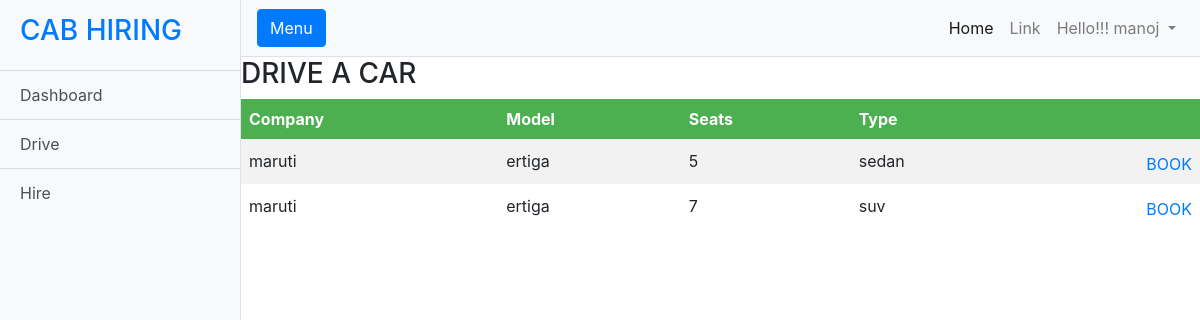
/user/hviewcars (signed in), run on an earlier commit of the app's database.
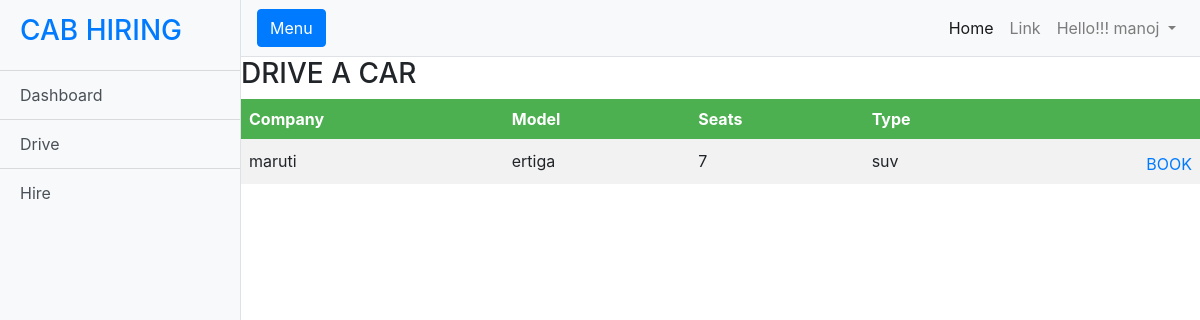
And on a later commit of the database.
### hiring/models.py (models this page shows)
class HiredCar(models.Model):
    HcarRegistration=models.CharField(max_length=10,primary_key=True,default='AP37CJ2900')
    CarCompany=models.CharField(max_length=30,default="maruti")
    CarName=models.CharField(max_length=30)
    CarCapacity=models.IntegerField();
    Cartype=models.CharField(max_length=10)
    CarDescription=models.CharField(max_length=300,default='')
    image=models.URLField(max_length=500, blank=True, default='')
    status=models.IntegerField(default=0)
    Costperkilometer=models.IntegerField(default=0)

### users/views.py (the view)
# urls.py: path('hviewcars',views.hviewcars,name='hviewcars'),
def hviewcars(request):
    phone = request.user.username
    n = userdb.objects.get(mobileno=phone)
    q = HiredCar.objects.filter(status=0,Cartype="sedan")
    w = HiredCar.objects.filter(status=0, Cartype="micro")
    e = HiredCar.objects.filter(status=0, Cartype="hatchback")
    r = HiredCar.objects.filter(status=0, Cartype="suv")
    return render(request, 'hiredrives.html',{'q':q,'w':w,'e':e,'r':r,'n':n} )

### templates/hiredrives.html (shortened to what this page needs)
{% include 'base.html' %}
<h3>DRIVE  A CAR</h3>
</head>
<body>
<table>
  <tr>
    <th>Company</th>
    <th>Model</th>
	<th>Seats</th>
	<th>Type</th>
    <th></th>
  </tr>
  {% for i in q %}
  <tr>
    <td>{{i.CarCompany}}</td>
	<td>{{i.CarName}}</td>
	<td>{{i.CarCapacity}}</td>
	<td>{{i.Cartype}}</td>
	<td><a href="{% url 'hbookcar' i.HcarRegistration%}" style="float: right;margin-top: 5px;">BOOK</a></td>
	</tr>
	{% endfor %}
	{% for i in r %}
  <tr>
    <td>{{i.CarCompany}}</td>
	<td>{{i.CarName}}</td>
	<td>{{i.CarCapacity}}</td>
	<td>{{i.Cartype}}</td>
	<td><a href="{% url 'hbookcar' i.HcarRegistration%}" style="float: right;margin-top: 5px;">BOOK</a></td>
	</tr>
	{% endfor %}
</table>
{% include 'footer.html' %}

What changed in the data, as far as the page shows it:
no longer on this page (row edited): HiredCar: CarCompany "maruti", CarName "ertiga", CarCapacity "5", Cartype "sedan", shown under "DRIVE A CAR"
